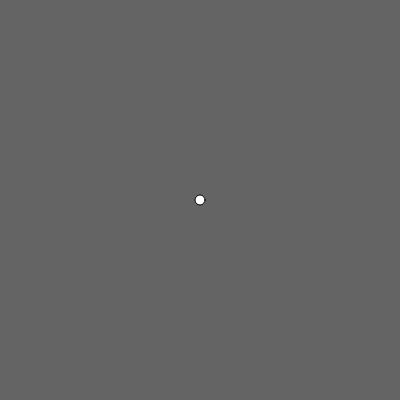
Frame 1 (no input)
Frame 60 (no input): identical to frame 1, image omitted
Frame 120 (the mouse pressed at the canvas centre since frame 60): identical to frame 1, image omitted

The p5.js sketch that drew this single still picture (run headless with seeded random() and noise() and a simulated clock; from frame 60 on, the mouse is pressed at the canvas centre):

// p5.js sketch
// ── sketch.js
var cnv;
var d;
var g;
var startX;
var currentX;

function setup() {
  cnv = createCanvas(400, 400);
  cnv.touchStarted(touchStart); // attach listener for
  // canvas click only
  cnv.touchMoved(touchMove);
  cnv.touchEnded(touchEnd);
  d = 10;
  g = 100;
  startX = width/2;
}

function draw() {
  background(g);
  ellipse(width/2, height/2, d);
}

function touchStart() {
    //startX = touches[0].x;
}

function touchMove() {
    currentX = touches[0].x;
    d = currentX - startX;
}

function touchEnd() {
    
}
